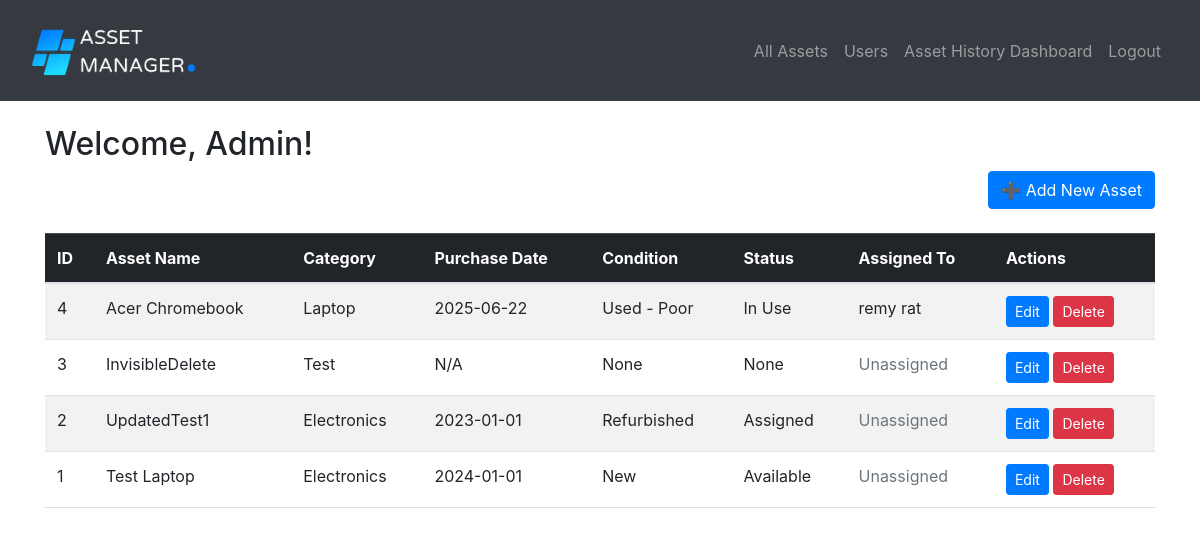
/ (signed in), run on an earlier commit of the app's database.
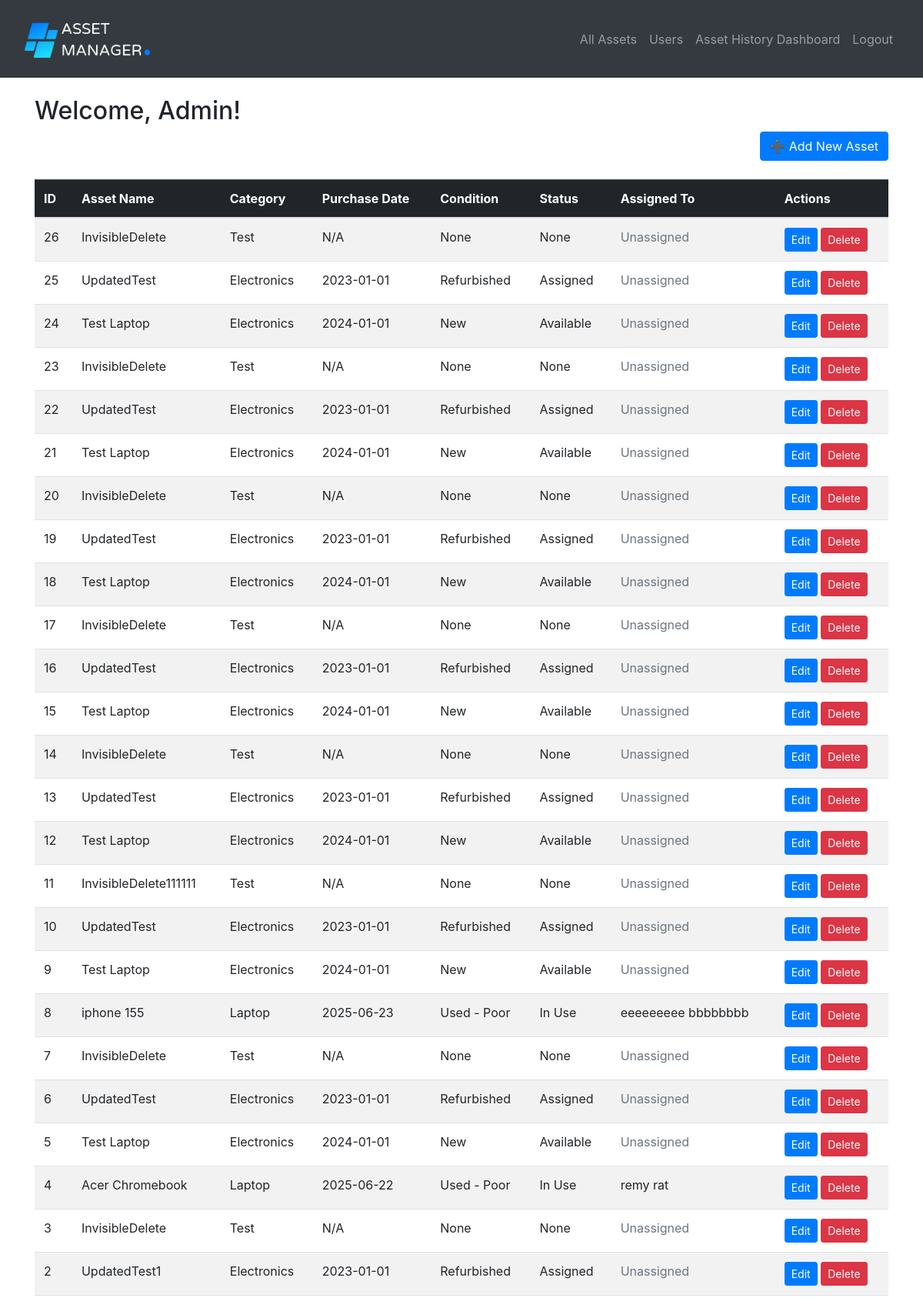
And on a later commit of the database.
### website/models.py (models this page shows)
class User(db.Model, UserMixin):
    id = db.Column(db.Integer, primary_key=True)
    first_name = db.Column(db.String(150))
    last_name = db.Column(db.String(150))
    email = db.Column(db.String(150), unique=True)
    password = db.Column(db.String(150))
    department = db.Column(db.String(150))
    role = db.Column(db.String(10), nullable=False, default='user')
    created_assets = db.relationship('Asset', foreign_keys='Asset.created_by', backref='creator_user')
    assigned_assets = db.relationship('Asset', foreign_keys='Asset.assigned_to', backref='assignee_user')

class Asset(db.Model):
    id = db.Column(db.Integer, primary_key=True)
    asset_name = db.Column(db.String(150))
    category = db.Column(db.String(150))
    purchase_date = db.Column(db.Date)
    condition = db.Column(db.String(150))
    status = db.Column(db.String(150))
    created_by = db.Column(db.Integer, db.ForeignKey('user.id'))
    assigned_to = db.Column(db.Integer, db.ForeignKey('user.id'), nullable=True)
    asset_history = db.relationship('Asset_History', back_populates='asset', passive_deletes=True)
    creator = db.relationship('User', foreign_keys=[created_by])
    assignee = db.relationship('User', foreign_keys=[assigned_to])

### website/views.py (the view)
@views.route('/')
@login_required
def home():
    print("🔍 Current user ID:", current_user.id)
    print("🔒 Authenticated:", current_user.is_authenticated)
    from sqlalchemy import or_
    assets = Asset.query.order_by(Asset.id.desc()).all()
    all_users = User.query.all()
    return render_template('home.html', user=current_user, assets=assets, all_users=all_users)

### website/__init__.py (called while the page is built)
def create_app():
    app = Flask(__name__)
    app.config['SECRET_KEY'] = 'qwertyuiop'
    if 'SQLALCHEMY_DATABASE_URI' not in app.config:
        DB_NAME = os.path.join(os.path.dirname(__file__), 'database.db')
        app.config['SQLALCHEMY_DATABASE_URI'] = f'sqlite:///{DB_NAME}'
    db.init_app(app)
    from .views import views
    from .auth import auth
    app.register_blueprint(views, url_prefix='/')
    app.register_blueprint(auth, url_prefix='/')
    from .models import User, Asset
    create_database(app)
    login_manager = LoginManager()
    login_manager.login_view = 'auth.login'
    login_manager.init_app(app)
    @login_manager.user_loader
    def load_user(id):
        return User.query.get(int(id))
    return app

### website/templates/home.html (shortened to what this page needs)
{% extends "base.html" %}
{% block content %}
<br>
  <h2>Welcome, {{ user.first_name }}!</h2>
  <div class="d-flex justify-content-end mb-3">
    <a href="{{ url_for('views.add_asset') }}" class="btn btn-primary">➕ Add New Asset</a>
  </div>
  {% if assets %}
    <table class="table table-striped table-hover mt-4">
      <thead class="table-dark">
        <tr>
          <th>ID</th>
          <th>Asset Name</th>
          <th>Category</th>
          <th>Purchase Date</th>
          <th>Condition</th>
          <th>Status</th>
          <th>Assigned To</th>
          <th>Actions</th>
        </tr>
      </thead>
      <tbody>
        {% for asset in assets %}
          <tr>
            <td>{{ asset.id }}</td>
            <td>{{ asset.asset_name }}</td>
            <td>{{ asset.category }}</td>
            <td>{{ asset.purchase_date.strftime('%Y-%m-%d') if asset.purchase_date else 'N/A' }}</td>
            <td>{{ asset.condition }}</td>
            <td>{{ asset.status }}</td>
            <td>
              {% if asset.assignee_user %}
                {{ asset.assignee_user.first_name }} {{ asset.assignee_user.last_name }}
              {% else %}
                <span class="text-muted">Unassigned</span>
              {% endif %}
            </td>
            <td>
              <a href="{{ url_for('views.edit_asset', id=asset.id) }}" class="btn btn-sm btn-primary">Edit</a>
              {% if user.role == 'admin' %}
                <form method="POST" action="{{ url_for('views.delete_asset', id=asset.id) }}"
                      style="display:inline;"
                      onsubmit="return confirm('Are you sure you want to delete this asset?');">
                  <button type="submit" class="btn btn-sm btn-danger">Delete</button>
                </form>
              {% endif %}
            </td>
          </tr>
        {% endfor %}
      </tbody>
    </table>
  {% else %}
    <p class="mt-4">No assets yet. Time to start tracking!</p>
  {% endif %}
{% endblock %}

### website/templates/base.html (shortened to what this page needs)
<!DOCTYPE html>
<html>
    <head>
        <link href="https://cdn.jsdelivr.net/npm/bootstrap@5.3.0/dist/css/bootstrap.min.css" rel="stylesheet">
        <link
        rel="stylesheet"
        href="https://stackpath.bootstrapcdn.com/bootstrap/4.4.1/css/bootstrap.min.css"
        />
        <link
        rel="stylesheet"
        href="https://stackpath.bootstrapcdn.com/font-awesome/4.7.0/css/font-awesome.min.css"
        />
    </head>
    <body>
        <nav class="navbar navbar-expand-lg navbar-dark bg-dark">
        <div class="container-fluid">
            <a class="navbar-brand" href="/">
            <img src="{{ url_for('static', filename='asset_logo.png') }}" alt="Logo" height="75">
            </a>
            <div class="collapse navbar-collapse justify-content-end" id="navbar">
            <div class="navbar-nav">
                {% if current_user.is_authenticated %}
                <a class="nav-item nav-link" href="/">All Assets</a>
                <a class="nav-item nav-link" href="{{ url_for('views.users') }}">Users</a>
                <a class="nav-item nav-link" href="{{ url_for('views.dashboard') }}">Asset History Dashboard</a>
                <a class="nav-item nav-link" href="/logout">Logout</a>
                {% else %}
                <a class="nav-item nav-link" href="/login">Login</a>
                <a class="nav-item nav-link" href="/sign-up">Sign Up</a>
                {% endif %}
            </div>
            </div>
        </div>
        </nav>
        <div class="container">{% block content %} {% endblock %}</div>
    </body>
</html>

What changed in the data, as far as the page shows it:
removed Asset: id "1", asset_name "Test Laptop", category "Electronics", purchase_date "2024-01-01", condition "New", status "Available", shows "Unassigned"
added Asset: id "26", asset_name "InvisibleDelete", category "Test", purchase_date "N/A", condition "None", status "None", shows "Unassigned"
added Asset: id "25", asset_name "UpdatedTest", category "Electronics", purchase_date "2023-01-01", condition "Refurbished", status "Assigned", shows "Unassigned"
added Asset: id "24", asset_name "Test Laptop", category "Electronics", purchase_date "2024-01-01", condition "New", status "Available", shows "Unassigned"
added Asset: id "23", asset_name "InvisibleDelete", category "Test", purchase_date "N/A", condition "None", status "None", shows "Unassigned"
added Asset: id "22", asset_name "UpdatedTest", category "Electronics", purchase_date "2023-01-01", condition "Refurbished", status "Assigned", shows "Unassigned"
added Asset: id "21", asset_name "Test Laptop", category "Electronics", purchase_date "2024-01-01", condition "New", status "Available", shows "Unassigned"
added Asset: id "20", asset_name "InvisibleDelete", category "Test", purchase_date "N/A", condition "None", status "None", shows "Unassigned"
added Asset: id "19", asset_name "UpdatedTest", category "Electronics", purchase_date "2023-01-01", condition "Refurbished", status "Assigned", shows "Unassigned"
added Asset: id "18", asset_name "Test Laptop", category "Electronics", purchase_date "2024-01-01", condition "New", status "Available", shows "Unassigned"
added Asset: id "17", asset_name "InvisibleDelete", category "Test", purchase_date "N/A", condition "None", status "None", shows "Unassigned"
added Asset: id "16", asset_name "UpdatedTest", category "Electronics", purchase_date "2023-01-01", condition "Refurbished", status "Assigned", shows "Unassigned"
added Asset: id "15", asset_name "Test Laptop", category "Electronics", purchase_date "2024-01-01", condition "New", status "Available", shows "Unassigned"
added Asset: id "14", asset_name "InvisibleDelete", category "Test", purchase_date "N/A", condition "None", status "None", shows "Unassigned"
added Asset: id "13", asset_name "UpdatedTest", category "Electronics", purchase_date "2023-01-01", condition "Refurbished", status "Assigned", shows "Unassigned"
added Asset: id "12", asset_name "Test Laptop", category "Electronics", purchase_date "2024-01-01", condition "New", status "Available", shows "Unassigned"
added Asset: id "11", asset_name "InvisibleDelete111111", category "Test", purchase_date "N/A", condition "None", status "None", shows "Unassigned"
added Asset: id "10", asset_name "UpdatedTest", category "Electronics", purchase_date "2023-01-01", condition "Refurbished", status "Assigned", shows "Unassigned"
added Asset: id "9", asset_name "Test Laptop", category "Electronics", purchase_date "2024-01-01", condition "New", status "Available", shows "Unassigned"
added Asset: id "8", asset_name "iphone 155", category "Laptop", purchase_date "2025-06-23", condition "Used - Poor", status "In Use", assignee_user.first_name "eeeeeeeee", assignee_user.last_name "bbbbbbbb"
added Asset: id "7", asset_name "InvisibleDelete", category "Test", purchase_date "N/A", condition "None", status "None", shows "Unassigned"
added Asset: id "6", asset_name "UpdatedTest", category "Electronics", purchase_date "2023-01-01", condition "Refurbished", status "Assigned", shows "Unassigned"
added Asset: id "5", asset_name "Test Laptop", category "Electronics", purchase_date "2024-01-01", condition "New", status "Available", shows "Unassigned"
